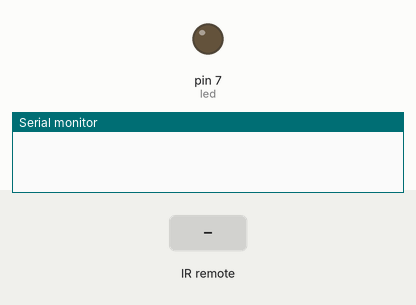
The sketch below on a simulated Arduino Uno, built with avr-gcc and run on an emulated ATmega328P. Parts: output pins drawn as LEDs (lit = HIGH), the last lines printed to the serial monitor. The inputs (shaded band) are chosen by the test bench.

Above: at 1.2 s.
1.3 s: infrared code 0xC00001 received
At 2.5 s:
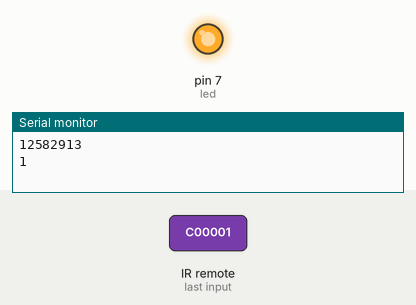
2.8 s: infrared code 0xC0000C received
At 3.4 s:
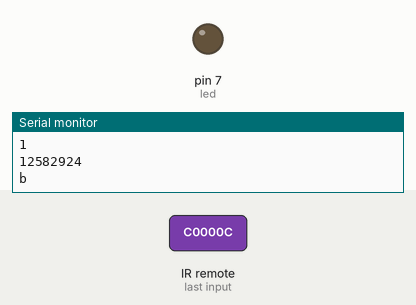
Timing chart, 0 to 5.8 s (numbered marks = the images above; inputs shaded):
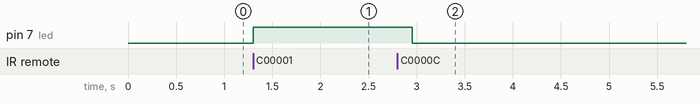

The sketch:

_2_tsop.ino
```cpp
#include <IRremote.h>

int DEMO_PIN=5;
int RECV_PIN=11;
int led=7;
unsigned long a=12582913;
unsigned long b=12582924;

IRrecv irrecv(RECV_PIN);
IRrecv irrecv1(DEMO_PIN);
decode_results results,results1;

void ledon()
{
  if(digitalRead(led)==HIGH)
  {
    digitalWrite(led,LOW);
    delay(100);
  }
  else{
    digitalWrite(led,HIGH);
    delay(100);
  }
}

void setup()
{
  Serial.begin(9600);
  irrecv.enableIRIn();
  irrecv1.enableIRIn();// Start the receiver
  pinMode(led,OUTPUT);
}

void loop() {
  unsigned long store,store1;
  irrecv.resume();
  delay(100);
  if (irrecv.decode(&results)){
    store=(results.value);

    if(store==a)
      {
         Serial.println(results.value);
        ledon();
        Serial.println(1);
      }
      delay(50);
  }
  delay(200);
   if(irrecv1.decode(&results1)){
    store1=(results1.value);
    delay(100);
    if(store1==b)
    {
    Serial.println(results1.value);
    Serial.println('b');
    ledon();
    }
  delay(50);
}
 irrecv1.resume();

}
```

Measured:
- after the input at 1.3 s, pin 7 (led): LOW → HIGH at once
- after the input at 2.8 s, pin 7 (led): HIGH → LOW after 0.15 s
